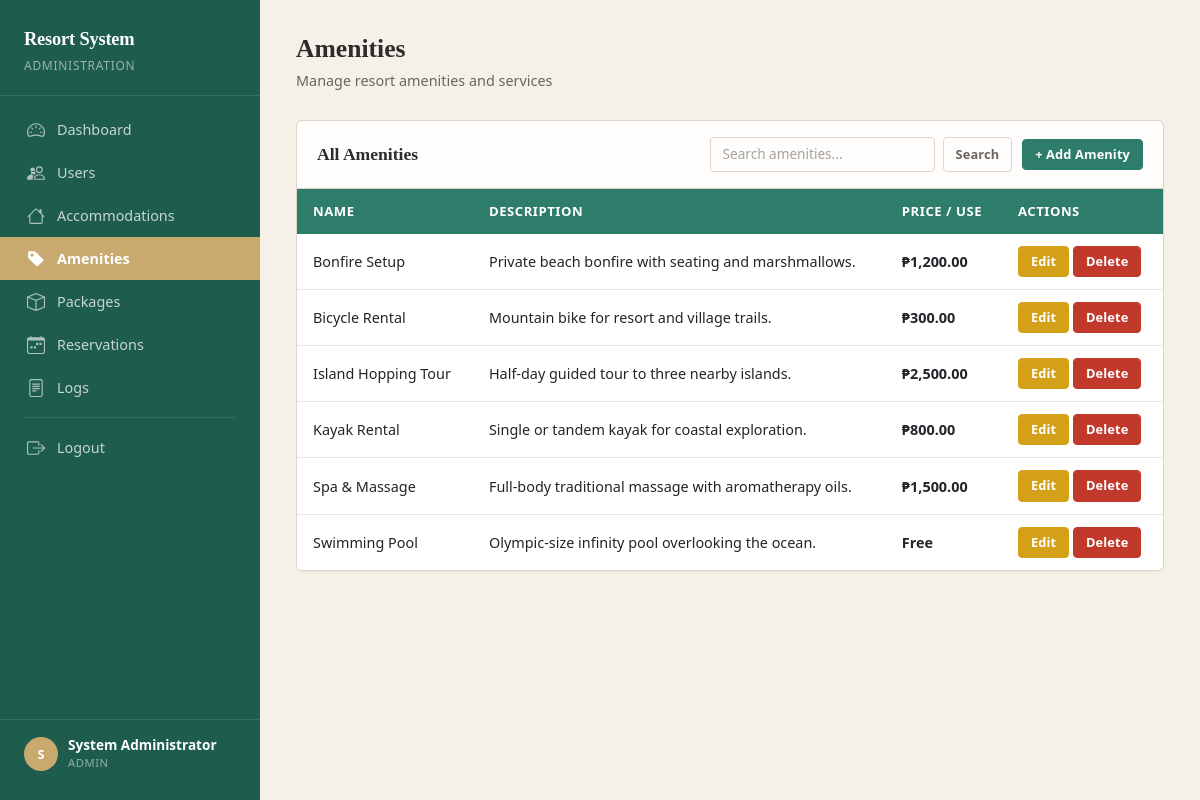
The page /admin/amenities.php (signed in) on the database its author committed.
### tables this page shows
CREATE TABLE `tbl_amenities` (
  `amenity_id` int(11) NOT NULL,
  `amenity_name` varchar(100) NOT NULL,
  `description` text DEFAULT NULL,
  `price_per_use` decimal(10,2) NOT NULL
);

### admin/amenities.php (the view, shortened to what this page needs)
<?php
require_once 'includes/header.php';
require_once '../db.php';
$search = $_GET['search'] ?? '';
$sql = "SELECT * FROM tbl_amenities WHERE 1=1";
$sql .= " ORDER BY amenity_id DESC";
$result = mysqli_query($conn, $sql);
?>
<?php include 'includes/sidebar.php'; ?>
<div class="main-content">
    <div class="page-header">
        <h1>Amenities</h1>
        <p>Manage resort amenities and services</p>
    </div>
    <div class="table-card">
        <div class="table-header">
            <h2>All Amenities</h2>
            <div class="table-actions">
                <form method="GET" class="search-form">
                    <input type="text" name="search" class="form-control" placeholder="Search amenities..." value="<?= htmlspecialchars($search) ?>">
                    <button type="submit" class="btn btn-outline-secondary btn-sm">Search</button>
                </form>
                <a href="add_amenity.php" class="btn btn-primary btn-sm">+ Add Amenity</a>
            </div>
        </div>
        <div class="table-responsive">
            <table class="table table-hover">
                <thead>
                    <tr>
                        <th>Name</th>
                        <th>Description</th>
                        <th>Price / Use</th>
                        <th>Actions</th>
                    </tr>
                </thead>
                <tbody>
                    <?php if (mysqli_num_rows($result) > 0): ?>
                        <?php while ($row = mysqli_fetch_assoc($result)): ?>
                        <tr>
                            <td><?= htmlspecialchars($row['amenity_name']) ?></td>
                            <td><?= htmlspecialchars($row['description']) ?></td>
                            <td class="price"><?= $row['price_per_use'] > 0 ? '₱' . number_format($row['price_per_use'], 2) : 'Free' ?></td>
                            <td>
                                <a href="edit_amenity.php?id=<?= $row['amenity_id'] ?>" class="btn btn-warning btn-sm">Edit</a>
                                <a href="amenities.php?delete=<?= $row['amenity_id'] ?>" class="btn btn-danger btn-sm" onclick="return confirm('Delete this amenity?')">Delete</a>
                            </td>
                        </tr>
                        <?php endwhile; ?>
                    <?php endif; ?>
                </tbody>
            </table>
        </div>
    </div>
</div>
</body>
</html>

### assets/css/style.css (style rules this page uses)
:root { --color-primary: #2E7D6B; --color-primary-hover: #256858; --color-primary-active: #1E5C4E; --color-sidebar: #1E5C4E; --color-sidebar-hover: #17493e; --color-accent: #C8A96E; --color-accent-hover: #b8993e; --color-surface: #F5F0E8; --color-white: #FEFDFB; --color-text: #2C2C2C; --color-text-muted: #6B6560; --color-border: #DDD5C8; --color-border-light: #EBE6DE; --color-danger: #C0392B; --color-danger-hover: #A93226; --color-warning: #D4A017; --color-warning-hover: #B8860B; --color-success: #2E7D6B; --color-info: #5B8FA8; --sidebar-width: 260px; --header-height: 0px; --radius-sm: 4px; --radius-md: 6px; --radius-lg: 8px; --shadow-sm: 0 1px 2px rgba(44, 44, 44, 0.06); --shadow-md: 0 2px 8px rgba(44, 44, 44, 0.08); --shadow-lg: 0 4px 16px rgba(44, 44, 44, 0.10); --transition-fast: 150ms ease-out; --transition-normal: 200ms ease-out; }
*, *::before, *::after { box-sizing: border-box; }
body { font-family: system-ui, -apple-system, "Segoe UI", sans-serif; background-color: var(--color-surface); color: var(--color-text); margin: 0; padding: 0; line-height: 1.6; -webkit-font-smoothing: antialiased; }
h1, h2, h3, h4, h5, h6 { font-family: Georgia, "Times New Roman", serif; font-weight: 700; color: var(--color-text); margin-top: 0; line-height: 1.3; }
a { color: var(--color-primary); text-decoration: none; transition: color var(--transition-fast); }
.main-content { margin-left: var(--sidebar-width); padding: 32px 36px; min-height: 100vh; }
.page-header { margin-bottom: 28px; }
.page-header h1 { font-size: 1.6rem; margin-bottom: 4px; }
.page-header p { color: var(--color-text-muted); margin: 0; font-size: 0.9rem; }
.table-card { background: var(--color-white); border: 1px solid var(--color-border); border-radius: var(--radius-md); box-shadow: var(--shadow-sm); overflow: hidden; }
.table-card .table-header { padding: 16px 20px; display: flex; align-items: center; justify-content: space-between; gap: 16px; flex-wrap: wrap; border-bottom: 1px solid var(--color-border); }
.table-card .table-header h2 { font-size: 1.1rem; margin: 0; font-family: Georgia, serif; }
.table-card .table-actions { display: flex; align-items: center; gap: 10px; flex-wrap: wrap; }
.table { margin-bottom: 0; }
.table thead th { background-color: var(--color-primary); color: #fff; font-weight: 600; font-size: 0.82rem; text-transform: uppercase; letter-spacing: 0.04em; padding: 12px 16px; border: none; white-space: nowrap; }
.table tbody td { padding: 12px 16px; vertical-align: middle; border-bottom: 1px solid var(--color-border-light); font-size: 0.9rem; }
.table tbody tr { transition: background-color var(--transition-fast); }
.table tbody tr:last-child td { border-bottom: none; }
.btn { font-weight: 600; font-size: 0.85rem; padding: 7px 16px; border-radius: var(--radius-sm); transition: all var(--transition-fast); letter-spacing: 0.01em; }
.btn-primary { background-color: var(--color-primary); border-color: var(--color-primary); color: #fff; }
.btn-warning { background-color: var(--color-warning); border-color: var(--color-warning); color: #fff; }
.btn-danger { background-color: var(--color-danger); border-color: var(--color-danger); color: #fff; }
.btn-outline-secondary { border-color: var(--color-border); color: var(--color-text-muted); }
.btn-sm { padding: 5px 12px; font-size: 0.8rem; }
.form-control, .form-select { border: 1px solid var(--color-border); border-radius: var(--radius-sm); font-size: 0.9rem; padding: 8px 12px; transition: border-color var(--transition-fast), box-shadow var(--transition-fast); background-color: var(--color-white); color: var(--color-text); }
.form-control::placeholder { color: var(--color-text-muted); opacity: 0.6; }
.search-form { display: flex; gap: 8px; }
.search-form .form-control { min-width: 200px; font-size: 0.85rem; padding: 6px 12px; }
.price { font-weight: 600; color: var(--color-primary); }

### rows shown on the page
tbl_amenities: amenity_name "Bonfire Setup", description "Private beach bonfire with seating and marshmallows.", price_per_use "1,200.00"
tbl_amenities: amenity_name "Bicycle Rental", description "Mountain bike for resort and village trails.", price_per_use "300.00"
tbl_amenities: amenity_name "Island Hopping Tour", description "Half-day guided tour to three nearby islands.", price_per_use "2,500.00"
tbl_amenities: amenity_name "Kayak Rental", description "Single or tandem kayak for coastal exploration.", price_per_use "800.00"
tbl_amenities: amenity_name "Spa & Massage", description "Full-body traditional massage with aromatherapy oils.", price_per_use "1,500.00"
tbl_amenities: amenity_name "Swimming Pool", description "Olympic-size infinity pool overlooking the ocean.", price_per_use "Free"

### other values the page prints
substr($_SESSION['full_name'], 0, 1) "S"
$_SESSION['full_name'] "System Administrator"
$_SESSION['role'] "ADMIN"
